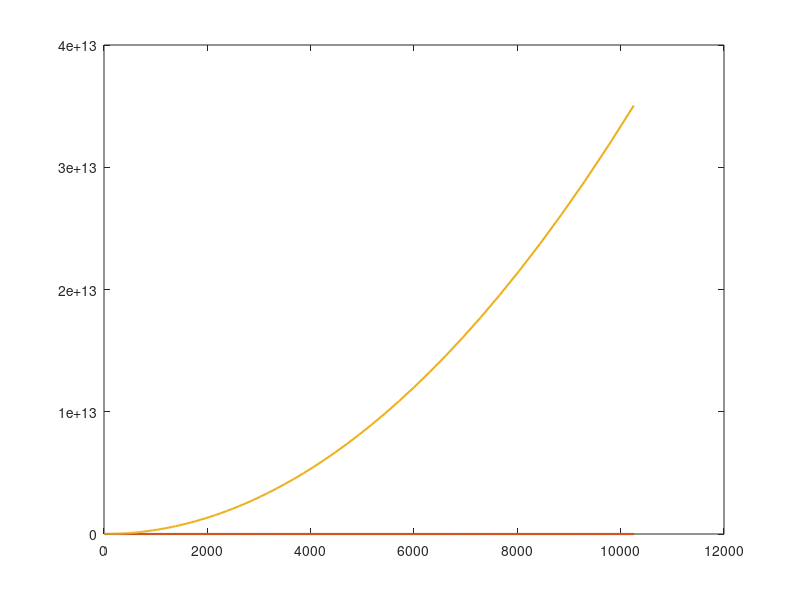

The MATLAB source for this figure: (Note: this script raises an error after producing the figure.)
function finite_diff_example

h = 1e-14;
while h(end)<10000
    h(end+1) = h(end)*1.05;
end
lw = 1.5;

x = 1e3;
dyFD = FDfwd(x,h);
dy = dfoo(x);
plot(h,abs(dyFD-dy)/dy,'linewidth',lw);
hold on

x = 1;
dyFD = FDfwd(x,h);
dy = dfoo(x);
plot(h,abs(dyFD-dy)/dy,'linewidth',lw);

x = 1e-3;
dyFD = FDfwd(x,h);
dy = dfoo(x);
plot(h,abs(dyFD-dy)/dy,'linewidth',lw);


legend('x=1e3','x=1','x=1e-3','location', 'se')
set(gca,'fontsize',20,'xscale','log','yscale','log')
xlim([h(1) h(end)])
ylim([0 10e1])
xlabel('h')
ylabel('relative error')

end

function dy = FDfwd(x,h)
dy = (foo(x+h)-foo(x))./h;
end

function y = foo(x)
y = x.^3;
% y=sin(x);
end

function dy = dfoo(x)
dy=3*x.^2;
% dy=cos(x);
end